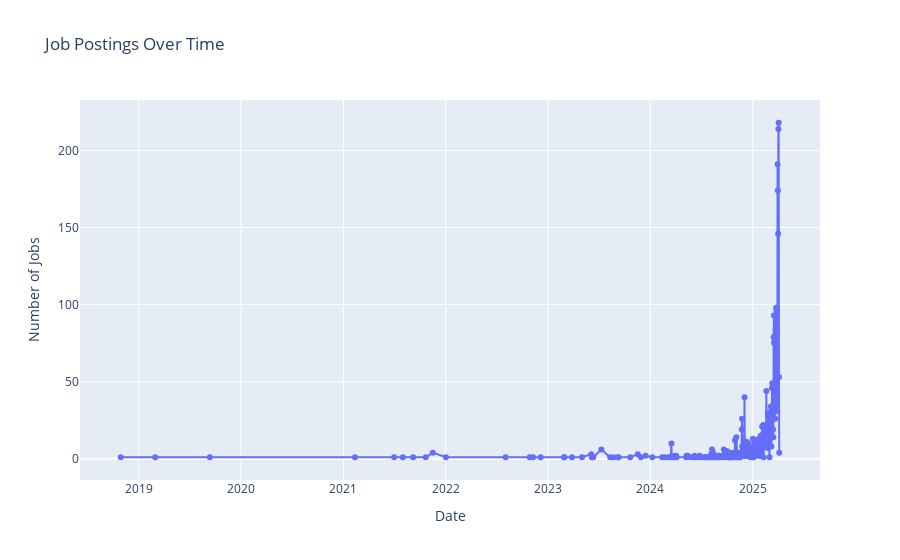

Source (notebook cell):
### Code cell
data['date_posted'] = pd.to_datetime(data['date_posted'], errors='coerce')
time_trend = data['date_posted'].dt.date.value_counts().sort_index().reset_index()
time_trend.columns = ['Date', 'Number of Jobs']

fig = px.line(time_trend, x='Date', y='Number of Jobs', 
              title='Job Postings Over Time',
              markers=True)
fig.show()

### Figure 1 — Plotly figure (JSON) as saved in the notebook; plotly's stock layout.template omitted (floating-point values rounded to 4 significant figures; data arrays with more than 128 entries replaced by an {"elided": "..."} marker saying what was removed)
{"data": [{"hovertemplate": "Date=%{x}<br>Number of Jobs=%{y}<extra></extra>", "legendgroup": "", "line": {"color": "#636efa", "dash": "solid"}, "marker": {"symbol": "circle"}, "mode": "lines+markers", "name": "", "orientation": "v", "showlegend": false, "type": "scatter", "x": {"elided": "240 str values"}, "xaxis": "x", "y": {"elided": "240 int values"}, "yaxis": "y"}], "layout": {"legend": {"tracegroupgap": 0}, "title": {"text": "Job Postings Over Time"}, "xaxis": {"anchor": "y", "domain": [0, 1], "title": {"text": "Date"}}, "yaxis": {"anchor": "x", "domain": [0, 1], "title": {"text": "Number of Jobs"}}}}
